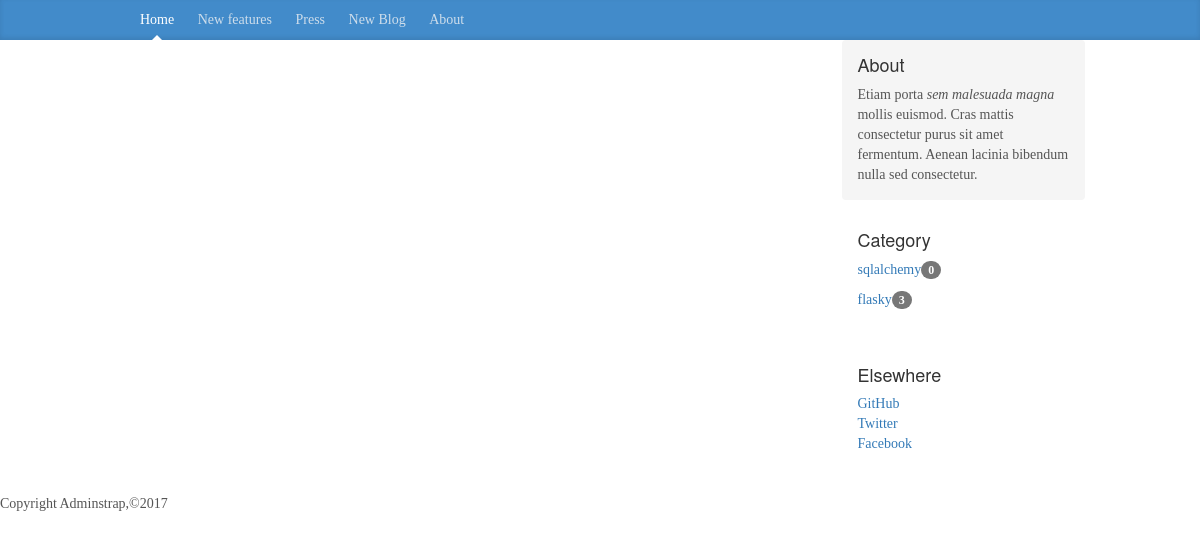
/blog/category/sqlalchemy, run on the app's committed database.
### apps/models/blogs.py (models this page shows, shortened)
class Category(db.Model):
    id = db.Column(db.Integer, primary_key=True)
    name = db.Column(db.String(50))

### apps/views/blogs.py (the view)
@mod.route('/blog/category/<string:catname>')
def category(catname):
    page = request.args.get('page',1,type=int)
    cate = Category.query.filter_by(name=catname).first()
    blogs = BlogPost.query.filter_by(category=cate).order_by(BlogPost.timestamp.desc()).all()
    category = Category.query.all()
    return render_template('blog/index.html',blogs=blogs,pagination=[],category=category)

### apps/views/__init__.py (called while the page is built)
@mod.app_context_processor
def inject_permissions():
    return dict(Permission=Permission)

### apps/views/auths.py (called while the page is built)
@mod.before_app_request
def before_requst():
    if current_user.is_authenticated:
        current_user.ping()
        if not current_user.confirmed \
                and request.endpoint[:5] != 'auth.':
            return redirect(url_for('auth.unconfirmed'))

### apps/templates/blog/index.html (shortened to what this page needs)
{% extends "bootstrap/base.html" %}
{% import "_macros.html" as macros %}
{% block head %}
    {{ super() }}
    <link href="{{ url_for('static',filename='css/blog.css') }}" rel="stylesheet">
{% endblock %}
{% block content %}
    <div class="blog-masthead">
      <div class="container">
        <nav class="blog-nav">
          <a class="blog-nav-item active" href="#">Home</a>
          <a class="blog-nav-item" href="#">New features</a>
          <a class="blog-nav-item" href="#">Press</a>
          <a class="blog-nav-item" href="{{ url_for('blog.new_blog')}}">New Blog</a>
          <a class="blog-nav-item" href="#">About</a>
        </nav>
      </div>
    </div>
    <div class="container">
      <div class="row">
        <div class="col-sm-8 blog-main">
        </div>
        <div class="col-sm-3 col-sm-offset-1 blog-sidebar">
          <div class="sidebar-module sidebar-module-inset">
            <h4>About</h4>
            <p>Etiam porta <em>sem malesuada magna</em> mollis euismod. Cras mattis consectetur purus sit amet fermentum. Aenean lacinia bibendum nulla sed consectetur.</p>
          </div>
          <div class="sidebar-module">
            <h4>Category</h4>
            {% for cat in category %}
            <ol class="list-unstyled">
              <li><a href="{{ url_for('blog.category',catname=cat.name)}}">{{ cat.name }}</a><span class="badge">{{ cat.posts.count() }}</span></li>
            </ol>
            {% endfor %}
          </div>
          <div class="sidebar-module">
            <h4>Elsewhere</h4>
            <ol class="list-unstyled">
              <li><a href="#">GitHub</a></li>
              <li><a href="#">Twitter</a></li>
              <li><a href="#">Facebook</a></li>
            </ol>
          </div>
        </div>
      </div>
    </div>
   {% include "footer.html" %}
{% endblock %}

### apps/static/css/blog.css (style rules this page uses)
body { font-family: Georgia, "Times New Roman", Times, serif; color: #555; }
h1, .h1, h2, .h2, h3, .h3, h4, .h4, h5, .h5, h6, .h6 { margin-top: 0; font-family: "Helvetica Neue", Helvetica, Arial, sans-serif; font-weight: normal; color: #333; }
@media (min-width: 1200px) { .container { width: 970px; } }
.blog-masthead { background-color: #428bca; -webkit-box-shadow: inset 0 -2px 5px rgba(0,0,0,.1); box-shadow: inset 0 -2px 5px rgba(0,0,0,.1); }
.blog-nav-item { position: relative; display: inline-block; padding: 10px; font-weight: 500; color: #cdddeb; }
.blog-nav .active { color: #fff; }
.blog-nav .active:after { position: absolute; bottom: 0; left: 50%; width: 0; height: 0; margin-left: -5px; vertical-align: middle; content: " "; border-right: 5px solid transparent; border-bottom: 5px solid; border-left: 5px solid transparent; }
.blog-main { font-size: 18px; line-height: 1.5; }
.sidebar-module { padding: 15px; margin: 0 -15px 15px; }
.sidebar-module-inset { padding: 15px; background-color: #f5f5f5; border-radius: 4px; }
.sidebar-module-inset p:last-child, .sidebar-module-inset ul:last-child, .sidebar-module-inset ol:last-child { margin-bottom: 0; }

### data on the page
Category: name "sqlalchemy", posts.count "0"
Category: name "flasky", posts.count "3"
